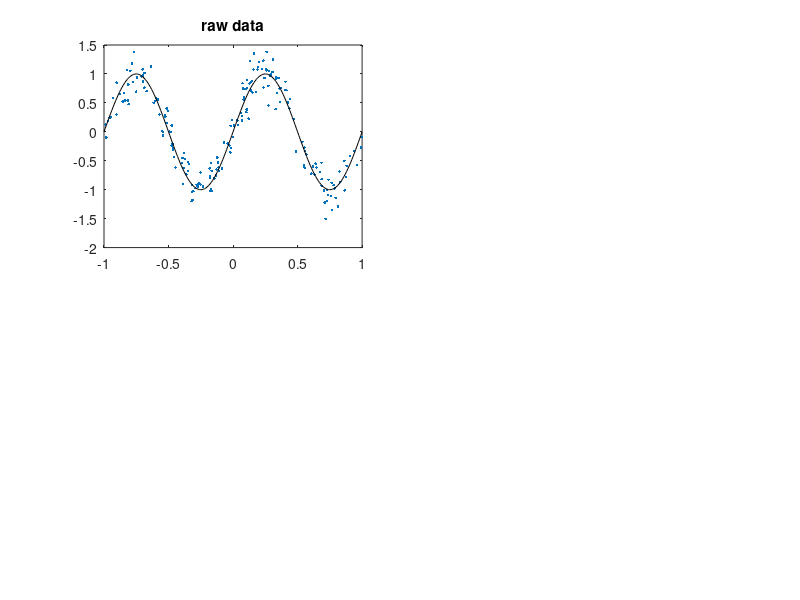

Write the MATLAB code that produced this figure. (Note: this script raises an error after producing the figure.)
% test_SplineFitting1.m
%
% Simple script illustrating low-d parametrization of a cubic spline and
% MSE-based fitting


% 1. Set function to fit
f = @(x)sin(x*2*pi);

% 2. Generate some noisy data 
nsamps = 200;  % number of points
signse = .2;
x = rand(nsamps,1)*2-1;
y = f(x)+randn(nsamps,1)*signse;

subplot(221);
xvals = -1:.01:1;
plot(x, y, '.', xvals, f(xvals), 'k');
title('raw data');

% 3. Set up cubic spline parameters
dbreak = .25;
breaks = -1:dbreak:1; % points of discontinuity
smoothness = 3;  % 1+# of times differentiable at breaks
extrapDeg = [3,2]; % degree polynomial on each end segment 
Mspline = splineParamMatrix(breaks, smoothness, extrapDeg);


%% 4. Now do min-MSE fitting ====================

[xsrt,isrt] = sort(x);  % Sort data by x value
ysrt = y(isrt);

nx = length(xsrt);  % Number of elements in x.
nsegs = length(breaks)-1;  % number of segments 

% for each data point, compute its breakpoint interval
[ignored,index] = sort([breaks(1:nsegs) xsrt']);
index = max([find(index>nsegs)-(1:nx);ones(1,nx)])';
    
% convert go to local coordinates
xsrt = xsrt-breaks(index)';

% Insert data into design matrix
AA = sparse(nx,nsegs);
for j = 1:nsegs
    ii = find(index==j);
    ni = length(ii);
    AA(ii(1):ii(end),(j-1)*4+1:j*4) = repmat(xsrt(ii),1,4).^repmat([0:3],ni,1);
end

% Solve equation for spline params (in column space of Mspline).
splinePrs = (AA*Mspline)\ysrt;

%% 5. Put coeffs into a 'pp' (piecewise polynomial) structure and function
coeffs = fliplr(reshape(Mspline*splinePrs,4,[])');
pp = mkpp(breaks, coeffs); % make piecewise polynomial
splfun = @(x)ppval(pp,x);


% 6. Make Plots: examine fit.
subplot(222);
plot(xvals, f(xvals), 'k', xvals, splfun(xvals), 'r', ...
    breaks, splfun(breaks), 'ro');
title('true fun vs. spline fit');

xvals2 = -1.2:.05:1.2; % Examine extrapolation
subplot(224);
plot(xvals2, f(xvals2), 'k', xvals2, splfun(xvals2), 'r', ...
    breaks, splfun(breaks), 'ro');
title('Extrapolation behavior');
axis tight;
